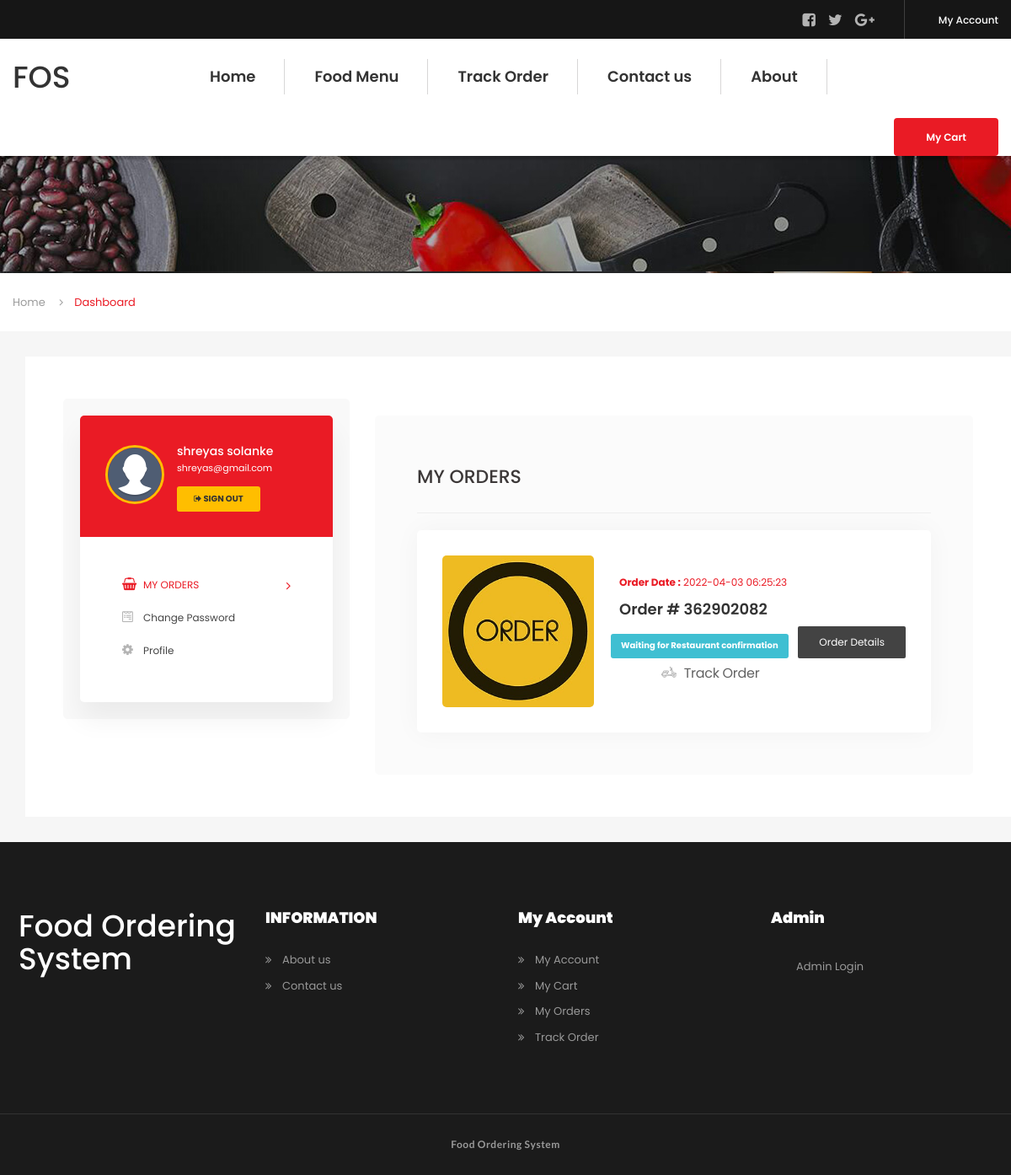
The app's page /my-account.php (signed in) with its own data.
### tables this page shows
CREATE TABLE `tbluser` (
  `ID` int(10) NOT NULL,
  `FirstName` varchar(45) DEFAULT NULL,
  `LastName` varchar(50) DEFAULT NULL,
  `Email` varchar(120) DEFAULT NULL,
  `MobileNumber` bigint(11) DEFAULT NULL,
  `Password` varchar(120) DEFAULT NULL,
  `RegDate` timestamp NOT NULL DEFAULT current_timestamp()
);

CREATE TABLE `tblorderaddresses` (
  `ID` int(11) NOT NULL,
  `UserId` char(100) DEFAULT NULL,
  `Ordernumber` char(100) DEFAULT NULL,
  `Flatnobuldngno` varchar(255) DEFAULT NULL,
  `StreetName` varchar(255) DEFAULT NULL,
  `Area` varchar(255) DEFAULT NULL,
  `Landmark` varchar(255) DEFAULT NULL,
  `City` varchar(255) DEFAULT NULL,
  `OrderTime` timestamp NOT NULL DEFAULT current_timestamp(),
  `OrderFinalStatus` varchar(255) DEFAULT NULL
);

### my-account.php (the view, shortened to what this page needs)
<?php
   include_once('includes/dbconnection.php');
   if (strlen($_SESSION['fosuid']==0)) {
  header('location:logout.php');
  } else{
   ?>
<!DOCTYPE html>
<html lang="en">
   <head>
      <link rel="stylesheet" href="assets/css/icons.min.css">
      <link rel="stylesheet" href="assets/css/bootstrap.min.css">
      <link rel="stylesheet" href="assets/css/main.css">
      <link rel="stylesheet" href="assets/css/red-color.css">
      <link rel="stylesheet" href="assets/css/yellow-color.css">
      <link rel="stylesheet" href="assets/css/responsive.css">
   </head>
   <body itemscope>
      <?php include_once('includes/header.php');?>
      <section>
         <div class="block">
            <div class="page-title-wrapper text-center">
               <div class="col-md-12 col-sm-12 col-lg-12">
                  <div class="page-title-inner">
                     <h1 itemprop="headline">My Account</h1>
                  </div>
               </div>
            </div>
         </div>
      </section>
      <div class="bread-crumbs-wrapper">
         <div class="container">
            <ol class="breadcrumb">
               <li class="breadcrumb-item"><a href="index.php" title="" itemprop="url">Home</a></li>
               <li class="breadcrumb-item active">Dashboard</li>
            </ol>
         </div>
      </div>
      <section>
         <div class="block less-spacing gray-bg top-padd30">
            <div class="container">
               <div class="row">
                  <div class="col-md-12 col-sm-12 col-lg-12">
                     <div class="sec-box">
                        <div class="dashboard-tabs-wrapper">
                           <div class="row">
                              <div class="col-md-4 col-sm-12 col-lg-4">
                                 <div class="profile-sidebar brd-rd5 wow fadeIn" data-wow-delay="0.2s">
                                    <div class="profile-sidebar-inner brd-rd5">
                                <?php
$pid=$_SESSION['fosuid'];
$ret=mysqli_query($con,"select * from tbluser where ID='$pid'");
while ($row=mysqli_fetch_array($ret)) {
?>
                                       <div class="user-info red-bg">
                                          <img class="brd-rd50" src="assets/images/profile.png" alt="user-avatar.jpg" itemprop="image">
                                          <div class="user-info-inner">
                                             <h5 itemprop="headline"><a href="#" title="" itemprop="url"><?php  echo $row['FirstName']." ".$row['LastName'];?></a></h5>
                                             <span><a href="#" title="" itemprop="url"><?php  echo $row['Email'];?></a></span>
                                             <a class="brd-rd3 sign-out-btn yellow-bg" href="logout.php" title="" itemprop="url"><i class="fa fa-sign-out"></i> SIGN OUT</a>
                                          </div>
                                       </div>
                                   <?php } ?>
                                       <ul class="nav nav-tabs">
                                          <li class="active"><a href="#my-orders" data-toggle="tab"><i class="fa fa-shopping-basket"></i> MY ORDERS</a></li>
                                          <li><a href="#statement" data-toggle="tab"><i class="fa fa-wpforms"></i> Change Password</a></li>
                                          <li><a href="#account-settings" data-toggle="tab"><i class="fa fa-cog"></i> Profile</a></li>
                                       </ul>
                                    </div>
                                 </div>
                              </div>
                              <div class="col-md-8 col-sm-12 col-lg-8">
                                 <div class="tab-content">
                                    <div class="tab-pane fade in active" id="my-orders">
                                       <div class="tabs-wrp brd-rd5">
                                          <h4 itemprop="headline">MY ORDERS</h4>
                                          <hr />
                                          <div class="order-list">
<?php
$uid=$_SESSION['fosuid'];
      $query=mysqli_query($con,"select * from  tblorderaddresses  where UserId='$uid'");
      $num=mysqli_num_rows( $query);
      if($num>0){
              while($row=mysqli_fetch_array($query))
              { ?>
                                             <div class="order-item brd-rd5">
                                                <div class="order-thumb brd-rd5">
                                                   <a href="#" title="" itemprop="url"><img src="assets/images/order.jpg" alt="order-img1.jpg" itemprop="image"></a>
                                                </div>
                                                <div class="order-info">
                                                   <span class="red-clr"><b>Order Date :</b> <?php echo $row['OrderTime']?></span>
                                                   <h4 itemprop="headline"><a href="#" title="" itemprop="url">Order # <?php echo $row['Ordernumber'];?></a></h4>
                                                   <span class="processing brd-rd3"> <?php $status=$row['OrderFinalStatus'];
if($status==''){
 echo "Waiting for Restaurant confirmation";
} else{
echo $status;
}
                                                    ?></span>
                                                   <a class="brd-rd2" href="order-details.php?onumber=<?php echo $row['Ordernumber'];?>" title="Order Detail" itemprop="url">Order Details</a>
                                                   <ul class="post-meta">
                                     <li style="font-size:16px;"> <a href="javascript:void(0);" onClick="popUpWindow('trackorder.php?oid=<?php echo htmlentities($row['Ordernumber']);?>');" title="Track order"><i class="flaticon-transport"></i> Track Order</a></li>
                                                                    </ul>
                                                </div>
                                             </div>
                                         <?php } } else {?>
                                    <h5 style="color:red">No order found</h5>
                                     <?php } ?>
                                          </div>
                                       </div>
                                    </div>
                                 </div>
                              </div>
                           </div>
                        </div>
                     </div>
                  </div>
               </div>
            </div>
         </div>
      </section>
      <?php include_once('includes/footer.php');
               ?>
      </main>
   </body>
</html>
<?php } ?>

### assets/css/yellow-color.css (style rules this page uses)
.yellow-bg, .yellow-bg-layer:before, .sudo-bg-yellow:before, .popular-dish-info > a.yellow-bg, .read-more:hover, .read-more:focus, .search-frm > button:hover, .search-frm > button:focus, .newsletter-frm > button:hover, .newsletter-frm > button:focus, .sign-form button:hover, .sign-form button:focus, .booking-table > table tbody td h5:before, .booking-table > table tbody td a.detail-link:hover, .booking-table > table tbody td a.detail-link:focus, .profile-info > a.change-password.yellow-clr::before, .profile-img-upload-btn > label.red-bg:hover, .responsive-logomenu > span.red-bg:hover, .responsive-menu > span.red-bg:hover, .register-btn > a.red-bg:hover, .track-popup-innr > form button.red-bg:hover, .track-popup-innr > form a.red-bg:hover, .order-time > a.red-bg:hover, .order-time > a.red-bg:focus, a.close-buyer:hover, a.close-buyer:focus, a.thanks-close:hover, a.thanks-close:focus, .restaurant-search-form, .chef-box, .menu-sec > a:hover:hover { background-color: #ffbe00; }
.filter-buttons > li.active a, .error-page-inner > a, .user-info.red-bg > img { border-color: #ffbe00; }

### records on screen
tbluser: FirstName "shreyas", LastName "solanke", Email "shreyas@gmail.com"
tblorderaddresses: OrderTime "2022-04-03 06:25:23", Ordernumber "362902082"
